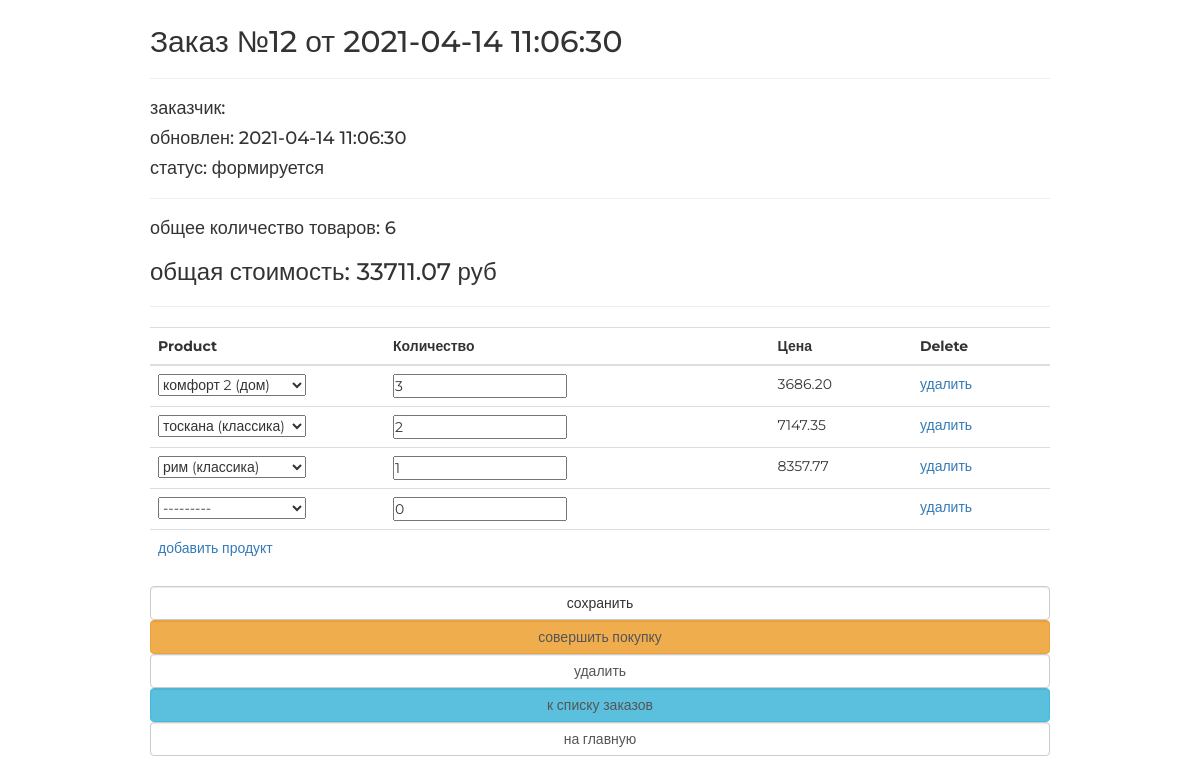
/order/update/12/, run on the app's committed database.
### ordersapp/models.py (models this page shows, shortened)
class Order(models.Model):
    FORMING = 'FM'
    SEND_TO_PROCEED = 'STP'
    PROCEEDED = 'PRD'
    PAID = 'PD'
    READY = 'RDY'
    CANCEL = 'CNC'
    ORDER_STATUSES = (
        (FORMING, 'формируется'),
        (SEND_TO_PROCEED, 'отправлен в обработку'),
        (PROCEEDED, 'обработан'),
        (PAID, 'оплачен'),
        (READY, 'готов к выдаче'),
        (CANCEL, 'отменен'),
    )
    user = models.ForeignKey(settings.AUTH_USER_MODEL, on_delete=models.CASCADE)
    created = models.DateTimeField(auto_now_add=True, verbose_name='создан')
    updated = models.DateTimeField(auto_now=True, verbose_name='изменен')
    status = models.CharField(choices=ORDER_STATUSES, default=FORMING, verbose_name='статус', max_length=3)
    is_active = models.BooleanField(default=True, verbose_name='активен')
    class Meta:
        ordering = ('-created',)
        verbose_name = 'заказ',
        verbose_name_plural = 'заказы'
    def get_total_quantity(self):
        items = self.orderitems.select_related()
        return sum(list(map(lambda x: x.quantity, items)))
    def get_total_cost(self):
        items = self.orderitems.select_related()
        return sum(list(map(lambda x: x.get_product_cost(), items)))

class OrderItem(models.Model):
    order = models.ForeignKey(Order, related_name='orderitems', on_delete=models.CASCADE)
    product = models.ForeignKey(Product, on_delete=models.CASCADE)
    quantity = models.PositiveIntegerField(verbose_name='количество', default=0)
    def get_product_cost(self):
        return self.quantity * self.product.price

### mainapp/models.py (models this page shows)
class Product(models.Model):
    category = models.ForeignKey(ProductCategory, on_delete=models.CASCADE)
    name = models.CharField(max_length=128, verbose_name='имя')
    image = models.ImageField(upload_to='products_image', blank=True)
    short_desc = models.CharField(max_length=64, verbose_name='краткое описание', blank=True)
    description = models.TextField(blank=True, verbose_name='описание')
    price = models.DecimalField(verbose_name='цена', max_digits=8, decimal_places=2, default=0)
    quantity = models.PositiveSmallIntegerField(verbose_name='количество на складе', default=0)
    is_active = models.BooleanField(verbose_name='активность', default=True)
    def __str__(self):
        return f'{self.name} ({self.category.name})'

### ordersapp/views.py (the view, shortened to what this page needs)
# urls.py: path('update/<int:pk>/', ordersapp.OrderUpdateView.as_view(), name='order_update'),
class OrderUpdateView(UpdateView):
    model = Order
    fields = []
    success_url = reverse_lazy('ordersapp:orders_list')
    def get_context_data(self, **kwargs):
        data = super(OrderUpdateView, self).get_context_data(**kwargs)
        OrderFormSet = inlineformset_factory(Order, OrderItem, form=OrderItemForm, extra=1)
        if self.request.POST:
            data['orderitems'] = OrderFormSet(self.request.POST, instance=self.object)
        else:
            formset = OrderFormSet(instance=self.object)
            for form in formset.forms:
                if form.instance.pk:
                    form.initial['price'] = form.instance.product.price
            data['orderitems'] = formset
        return data

### mainapp/context_processors.py (called while the page is built)
def basket(request):
    basket_list = []
    if request.user.is_authenticated:
        basket_list = Basket.objects.filter(user=request.user)
    return {
        'basket': basket_list
    }

### ordersapp/templates/ordersapp/order_form.html (shortened to what this page needs)
{% extends "ordersapp/base.html" %}
{% load static %}
{% block content %}
    {% include 'ordersapp/includes/inc_order_summary.html' %}
    <div class="order_form">
        <form action="" method="post">
            <table class="table">
                {% for form in orderitems.forms %}
                    {% if forloop.first %}
                        <thead>
                        <tr>
                            {% for field in form.visible_fields %}
                                <th class="{% cycle 'td1' 'td2' 'td3' 'td4' %} order formset_td">
                                    {{ field.label|capfirst }}
                                </th>
                            {% endfor %}
                        </tr>
                        </thead>
                    {% endif %}
                    <tr class="formset_row">
                        {% for field in form.visible_fields %}
                            <td class="{% cycle 'td1' 'td2' 'td3' 'td4' %} order formset_td">
                                {% if field.name == 'price' %}
                                    {% if field.value %}
                                        <span class="orderitems-{{ forloop.parentloop.counter0 }}-price">
                                            {{ field.value }}
                                        </span>
                                    {% endif %}
                                {% else %}
                                    {{ field }}
                                {% endif %}
                            </td>
                        {% endfor %}
                    </tr>
                {% endfor %}
            </table>
            <button type="submit" value="сохранить" class="btn btn-default btn-round form-control last">сохранить
            </button>
            {% include 'ordersapp/includes/inc_order_actions.html' %}
        </form>
    </div>
{% endblock %}

### ordersapp/templates/ordersapp/includes/inc_order_summary.html (shortened to what this page needs)
{% if object %}
    <div class="h2">Заказ №{{ object.pk }} от {{ object.created|date:"Y-m-d H:i:s" }}</div>
    <hr>
    <div class="h4">заказчик: {{ user.last_name }} {{ user.first_name }} </div>
    <div class="h4">обновлен: {{ object.updated|date:"Y-m-d H:i:s" }}</div>
    <div class="h4">статус: {{ object.get_status_display }}</div>
    <hr>
    <div class="h4">
        общее количество товаров: <span class="order_total_quantity">{{ object.get_total_quantity }}</span>
    </div>
    <div class="h3">
        общая стоимость: <span class="order_total_cost">{{ object.get_total_cost }}</span> руб
    </div>
{% endif %}
<hr>

### static/css/style.css (style rules this page uses)
* { margin: 0; padding: 0; }
body { font-family: 'Montserrat', sans-serif; }
html, body { height: 100%; }
table { width: 100%; }
td:first-child { width: 235px; }

### data on the page
Order: pk "12", created "2021-04-14 11:06:30", updated "2021-04-14 11:06:30", status "формируется", get_total_quantity "6", get_total_cost "33711.07"
Product: value "3686.20"
Product: value "7147.35"
Product: value "8357.77"

### other printed values
{{ field.label|capfirst }} "Product" "Количество" "Цена" "Delete"
